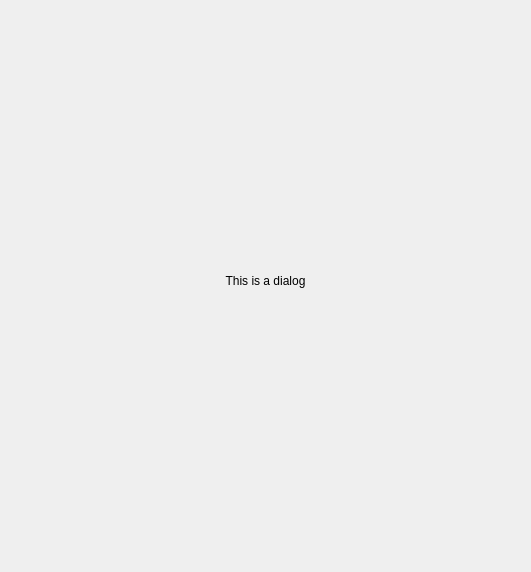
<?xml version="1.0" encoding="UTF-8"?>
<ui version="4.0">
 <class>Dialog</class>
 <widget class="QDialog" name="Dialog">
  <property name="geometry">
   <rect>
    <x>0</x>
    <y>0</y>
    <width>531</width>
    <height>572</height>
   </rect>
  </property>
  <property name="windowTitle">
   <string>Dialog</string>
  </property>
  <widget class="QLabel" name="label">
   <property name="geometry">
    <rect>
     <x>10</x>
     <y>0</y>
     <width>511</width>
     <height>561</height>
    </rect>
   </property>
   <property name="text">
    <string>This is a dialog</string>
   </property>
   <property name="alignment">
    <set>Qt::AlignCenter</set>
   </property>
  </widget>
 </widget>
 <resources/>
 <connections/>
</ui>
